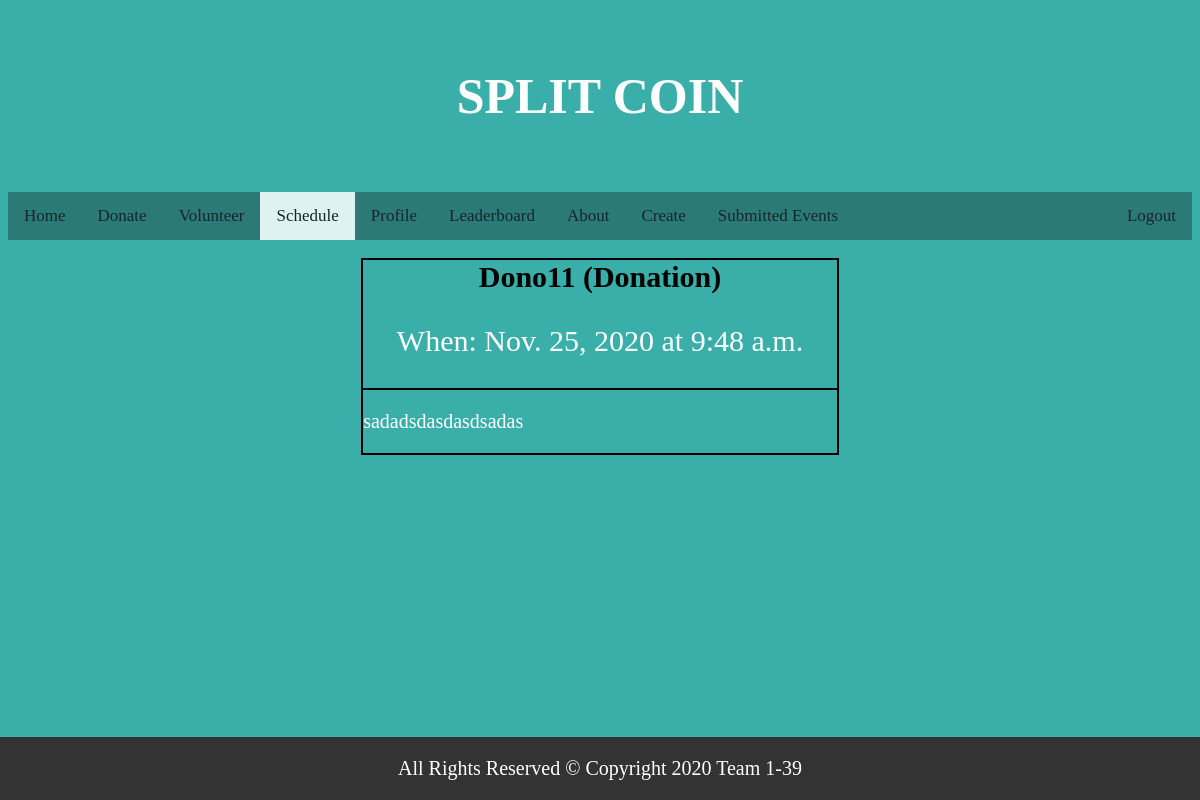
The page /schedule/2/ (signed in) on the database its author committed.
### base/models.py (models this page shows, shortened)
class Create(models.Model):
    Name = models.CharField(max_length=50)
    Description = models.TextField(max_length=300)
    Date = models.DateField(blank=True, null=True)
    Time = models.TimeField(blank=True, null=True)
    Event = models.TextField(max_length=10)#, choices=type)
    xp = models.IntegerField(default=10)
    Datetime = models.DateTimeField(blank=True, null=True)
    duration = models.TextField(blank=True, null=True)
    signup_list = models.ManyToManyField(User, blank=True)
    amount_received = models.FloatField(default=0.0)

### base/views.py (the view)
# urls.py: path('schedule/<int:pk>/', views.accepted_task, name='accepted_task'),
@login_required()
def accepted_task(request, pk):
    task = Create.objects.get(pk=pk)
    return render(request, 'base/accepted_task.html', {
        'event': task
    })

### base/templates/base/accepted_task.html (shortened to what this page needs)
{% load socialaccount %}
{% load static %}
<!doctype html>
<html>
  <head>
    <div class="jumbotron">
      <h1><p style="font-size:50px;">SPLIT COIN</p></h1>
    </div>
  </head>
  <body>
<div class="topnav">
    <a href="/home">Home</a>
    <a href="/donate">Donate</a>
    <a href="/volunteer">Volunteer</a>
    <a class="active" href="/schedule">Schedule</a>
    <a href="/profile">Profile</a>
    <a href="/leaderboard">Leaderboard</a>
    <a href="/about">About</a>
    {% if user.profile.is_volunteer == False %}
    <a href="/home/create">Create</a>
    <a href="/submitted-events">Submitted Events</a>
    {% endif %}
    <a style="float:right" href="/accounts/logout">Logout</a>
</div>
<br>
<div class="VolunteerEventPage"  align="center">
  <strong >{{ event.Name }}</strong>
  <strong>({{ event.Event }})</strong>
  <p style="font-size: 30px;">When: {{ event.Date }} at {{ event.Time }}</p>
  <div style="border-top: 2px solid; font-size: 30px; text-align: left;" class="VolunteerViewDesc">
  <p> {{ event.Description|linebreaks }}</p>
</div>
<div class="footer">
  <p> All Rights Reserved © Copyright 2020 Team 1-39 </p>
  </div>
  </body>
</html>

### base/templates/base/accepted_task.html (style rules this page uses)
.topnav { background-color: #2B7A78; overflow: hidden; }
html,body { background-color: #3AAFA9; }
.topnav a { float: left; color: #17252A; text-align: center; padding: 14px 16px; text-decoration: none; font-size: 17px; }
.topnav a.active { background-color: #DEF2F1; color: #17252A; }
.jumbotron { margin: auto; font-size: 50px; width: 50%; border: 0px solid #73AD21; color: #17252A; text-align: center; }
.footer { position: fixed; bottom: 0; left: 0; width: 100%; background-color: #333; color:rgb(252, 248, 2); text-align: center; }
.VolunteerEventPage { border: 2px solid; font-size: 30px; width: 40%; margin: auto; }
a:link { color: #17252A; background-color: transparent; text-decoration: none; }
h1 { color: white; }
p { color: white; font-size: 20px; }

### rows shown on the page
Create: Name "Dono11", Event "Donation", Date "Nov. 25, 2020", Time "9:48 a.m.", Description "sadadsdasdasdsadas"
